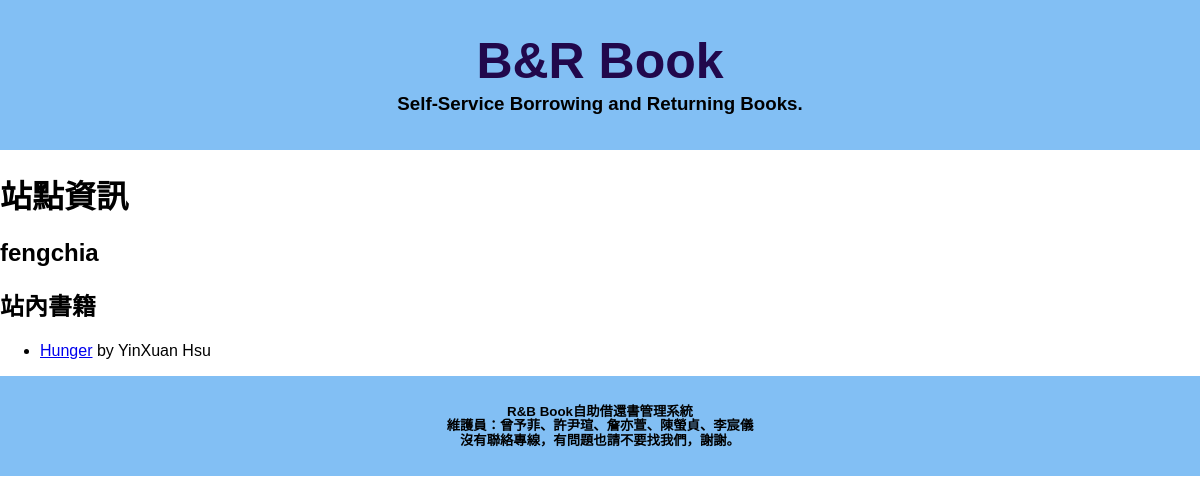
Page /station/3 on the committed database.
### members/models.py (models this page shows, shortened)
class Station(models.Model):
    statu_type = [
        ("0", "維修中"),
        ("1", "營運中"),
    ]
    addr = models.CharField(max_length=40, unique=True, verbose_name='地址')
    name = models.CharField(max_length=10, verbose_name='站名')
    statu = models.CharField(max_length=1, choices=statu_type, verbose_name='狀態')

class Book(models.Model):
    statu_type = [
        ("0", "站內"),
        ("1", "借出"),
    ]
    title = models.CharField(max_length=25, verbose_name='書名')
    isbn = models.CharField(max_length=13, unique=True, verbose_name='ISBN')
    author = models.ManyToManyField(Author, related_name='books', verbose_name='作者')
    publisher = models.ForeignKey(Publisher, on_delete=models.CASCADE, related_name='books', verbose_name='出版社')
    img = models.ImageField(upload_to='book_images/', null=True, verbose_name='書本封面')
    statu = models.CharField(max_length=1, choices=statu_type, default="0", verbose_name='狀態')
    member = models.ForeignKey(Member, on_delete=models.CASCADE, null=True, blank=True, related_name='books', verbose_name='會員')
    station = models.ForeignKey(Station, on_delete=models.CASCADE, null=True, blank=True, related_name='books', verbose_name='站點')

class Author(models.Model):
    fname = models.CharField(max_length=20, verbose_name='名')
    lname = models.CharField(max_length=5, verbose_name='姓')
    class Meta:
        unique_together = ('fname', 'lname')
    def __str__(self):
        return f"{self.fname} {self.lname}"

### members/views.py (the view)
# urls.py: path('station/<int:id>', views.station_detail, name='station_detail'),
def station_detail(request, id):
    station = Station.objects.get(id = id)
    books = station.books.all().filter(statu='0')
    template = loader.get_template('station_detail.html')
    context = {
        'station': station,
        'books': books,
    }
    return HttpResponse(template.render(context, request))

### members/templates/station_detail.html (shortened to what this page needs)
{% extends 'Mama.html' %}
{% block main %}
<h1>站點資訊</h1>
<h2>{{ station.name }}</h2>
<h2>站內書籍</h2>
{% if books %}
<ul>
    {% for book in books %}
    <li>
        <a href="{% url 'book_detail' book.id %}">{{ book.title }}</a> by {{ book.author.all|join:", " }}
    </li>
    {% endfor %}
</ul>
{% else %}
<p>站內目前沒有書籍</p>
{% endif %}
{% endblock%}

### static/css/mama.css (style rules this page uses)
body { margin: 0; font-family: 'Franklin Gothic Medium', 'Arial Narrow', Arial, sans-serif; }

### rows in the picture
Station: name "fengchia"
Book: title "Hunger", author.all "YinXuan Hsu"
